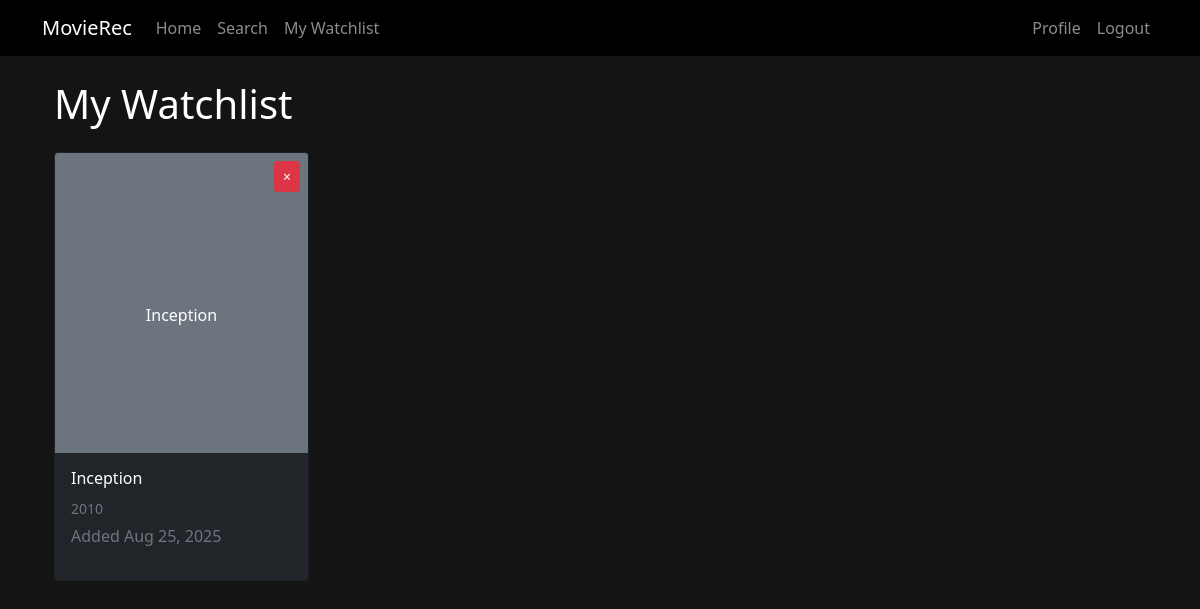
The page /users/watchlist/ (signed in) on the database as committed earlier.
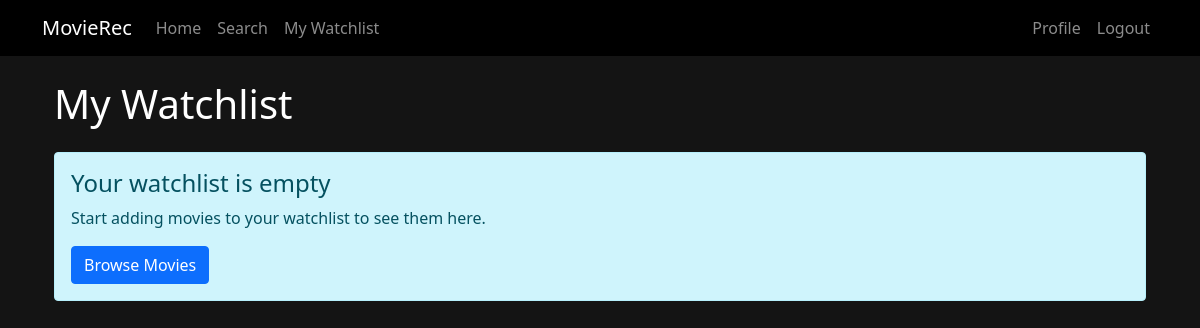
The same page on the database as committed later.
### users/models.py (models this page shows, shortened)
class Watchlist(models.Model):
    user = models.ForeignKey(User, on_delete=models.CASCADE)
    movie = models.ForeignKey(Movie, on_delete=models.CASCADE)
    added_at = models.DateTimeField(auto_now_add=True)
    class Meta:
        unique_together = ['user', 'movie']

### movies/models.py (models this page shows, shortened)
class Movie(models.Model):
    title = models.CharField(max_length=200)
    plot = models.TextField()
    release_year = models.IntegerField()
    duration_minutes = models.IntegerField()
    poster_url = models.URLField(blank=True, null=True)
    trailer_url = models.URLField(blank=True, null=True)
    tmdb_id = models.IntegerField(blank=True, null=True, help_text="The Movie Database ID for API calls")
    genres = models.ManyToManyField(Genre, related_name='movies')
    cast = models.ManyToManyField(Person, related_name='acted_movies', blank=True)
    directors = models.ManyToManyField(Person, related_name='directed_movies', blank=True)
    average_rating = models.FloatField(default=0.0)
    created_at = models.DateTimeField(auto_now_add=True)
    def get_poster_url(self):
        if self.poster_url and self.poster_url.startswith('http'):
            return self.poster_url
        if self.poster_url == '':
            return None
        if self.tmdb_id and self.poster_url is None:
            from .tmdb_service import TMDbService
            poster_url = TMDbService.get_poster_url(tmdb_id=self.tmdb_id)
            if poster_url:
                self.poster_url = poster_url
                self.save(update_fields=['poster_url'])
                return poster_url
            else:
                self.poster_url = ''
                self.save(update_fields=['poster_url'])
        elif self.poster_url is None:
            from .tmdb_service import TMDbService
            poster_url = TMDbService.find_movie_poster(self.title, self.release_year)
            if poster_url:
                self.poster_url = poster_url
                self.save(update_fields=['poster_url'])
                return poster_url
            else:
                self.poster_url = ''
                self.save(update_fields=['poster_url'])
        return None

### users/views.py (the view)
# urls.py: path('watchlist/', views.watchlist, name='watchlist'),
@login_required
def watchlist(request):
    watchlist_items = Watchlist.objects.filter(user=request.user).order_by('-added_at')
    context = {
        'watchlist_items': watchlist_items,
    }
    return render(request, 'users/watchlist.html', context)

### movies/tmdb_service.py (called while the page is built, shortened)
    @classmethod
    def search_movie(cls, title, year=None):
        if not getattr(settings, 'TMDB_API_ENABLED', False):
            logger.debug(f"TMDb API disabled, skipping search for '{title}'")
            return None

    @classmethod
    def find_movie_poster(cls, title, year=None):
        try:
            movie_data = cls.search_movie(title, year)
            if movie_data and movie_data.get('poster_path'):
                return f"{cls.IMAGE_BASE_URL}{movie_data['poster_path']}"
        except Exception as e:
            logger.error(f"Error finding poster for '{title}' ({year}): {e}")
        return None

### templates/users/watchlist.html (shortened to what this page needs)
{% extends 'base/base.html' %}
{% block content %}
<div class="container">
    <h1 class="text-white mb-4">My Watchlist</h1>
    {% if watchlist_items %}
        <div class="row">
            {% for item in watchlist_items %}
            <div class="col-md-3 col-sm-4 mb-4">
                <div class="card movie-card bg-dark text-white position-relative">
                    <button class="btn btn-danger btn-sm position-absolute top-0 end-0 m-2 remove-watchlist"
                            data-movie-id="{{ item.movie.id }}" style="z-index: 10;">
                        ×
                    </button>
                    <div data-movie-url="{% url 'movies:movie_detail' item.movie.id %}" style="cursor: pointer;" class="movie-clickable">
                        {% with poster_url=item.movie.get_poster_url %}
                        {% if poster_url %}
                            <img src="{{ poster_url }}" class="card-img-top" alt="{{ item.movie.title }}" style="height: 300px; object-fit: cover;">
                        {% else %}
                            <div class="card-img-top bg-secondary d-flex align-items-center justify-content-center" style="height: 300px;">
                                <div class="text-center">
                                    <br>
                                    <span>{{ item.movie.title }}</span>
                                </div>
                            </div>
                        {% endif %}
                        {% endwith %}
                        <div class="card-body">
                            <h6 class="card-title">{{ item.movie.title }}</h6>
                            <small class="text-muted">{{ item.movie.release_year }}</small>
                            <p class="text-muted mt-1">Added {{ item.added_at|date:"M d, Y" }}</p>
                        </div>
                    </div>
                </div>
            </div>
            {% endfor %}
        </div>
    {% else %}
        <div class="alert alert-info">
            <h4>Your watchlist is empty</h4>
            <p>Start adding movies to your watchlist to see them here.</p>
            <a href="{% url 'movies:home' %}" class="btn btn-primary">Browse Movies</a>
        </div>
    {% endif %}
</div>
{% endblock %}

### templates/base/base.html (shortened to what this page needs)
<!DOCTYPE html>
<html lang="en">
<head>
    <link href="https://cdn.jsdelivr.net/npm/bootstrap@5.1.3/dist/css/bootstrap.min.css" rel="stylesheet">
</head>
<body>
    <nav class="navbar navbar-expand-lg navbar-dark">
        <div class="container">
            <a class="navbar-brand" href="{% if user.is_authenticated %}{% url 'movies:home' %}{% else %}{% url 'movies:index' %}{% endif %}">MovieRec</a>
            <div class="navbar-nav me-auto">
                {% if user.is_authenticated %}
                <a class="nav-link" href="{% url 'movies:home' %}">Home</a>
                {% endif %}
                <a class="nav-link" href="{% url 'movies:search' %}">Search</a>
                {% if user.is_authenticated %}
                <a class="nav-link" href="{% url 'users:watchlist' %}">My Watchlist</a>
                {% endif %}
            </div>
            <div class="navbar-nav">
                {% if user.is_authenticated %}
                <a class="nav-link" href="{% url 'users:profile' %}">Profile</a>
                <a class="nav-link" href="{% url 'users:logout' %}">Logout</a>
                {% else %}
                <a class="nav-link" href="{% url 'users:login' %}">Login</a>
                <a class="nav-link" href="{% url 'users:signup' %}">Sign Up</a>
                {% endif %}
            </div>
        </div>
    </nav>
    <main class="container mt-4">
        {% block content %}
        {% endblock %}
    </main>
    {% if user.is_authenticated %}
    {% load static %}
    {% endif %}
</body>
</html>

### templates/base/base.html (style rules this page uses)
body { background-color: #141414; color: white; }
.navbar-dark { background-color: #000000 !important; }

Rows that differ between the two databases and show on the page:
removed Watchlist: movie "Inception", movie.release_year "2010", added_at "Aug 25, 2025"
Other text that changed with them:
text now shown: "Your watchlist is empty Start adding movies to your watchlist to see them here. Browse Movies"
